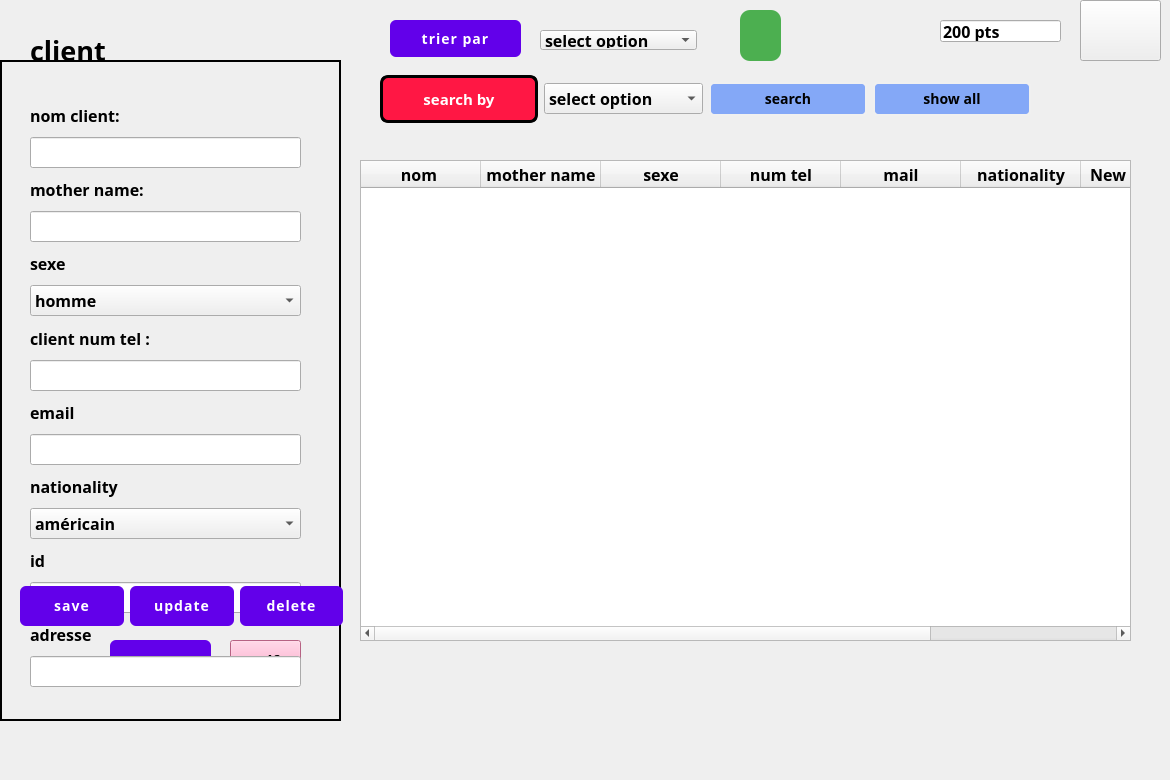
    <widget class="QWidget" name="messages_page_2">
     <property name="font">
      <font>
       <family>Segoe UI Black</family>
       <pointsize>12</pointsize>
       <bold>true</bold>
      </font>
     </property>
     <widget class="QLabel" name="label_103">
      <property name="geometry">
       <rect>
        <x>30</x>
        <y>710</y>
        <width>211</width>
        <height>61</height>
       </rect>
      </property>
      <property name="font">
       <font>
        <family>Segoe UI Black</family>
        <pointsize>12</pointsize>
        <bold>true</bold>
       </font>
      </property>
      <property name="text">
       <string/>
      </property>
     </widget>
     <widget class="QLabel" name="label_104">
      <property name="geometry">
       <rect>
        <x>0</x>
        <y>60</y>
        <width>341</width>
        <height>661</height>
       </rect>
      </property>
      <property name="styleSheet">
       <string notr="true">border: 2px solid black;</string>
      </property>
      <property name="text">
       <string/>
      </property>
     </widget>
     <widget class="QPushButton" name="pushButton_80">
      <property name="geometry">
       <rect>
        <x>110</x>
        <y>640</y>
        <width>101</width>
        <height>41</height>
       </rect>
      </property>
      <property name="styleSheet">
       <string notr="true">QPushButton {
    background-color: #6200ea;
    color: white;
    border-radius: 6px;
    padding: 10px 24px;
    font-size: 14px;
    letter-spacing: 1px;
    text-transform: uppercase;
    transition: background-color 0.3s ease;
}
QPushButton:hover {
    background-color: #3700b3;
}
QPushButton:pressed {
    background-color: #30009c;
}</string>
      </property>
      <property name="text">
       <string>reset</string>
      </property>
     </widget>
     <widget class="QWidget" name="layoutWidget_11">
      <property name="geometry">
       <rect>
        <x>380</x>
        <y>70</y>
        <width>651</width>
        <height>58</height>
       </rect>
      </property>
      <layout class="QHBoxLayout" name="horizontalLayout_27">
       <item>
        <widget class="QPushButton" name="pushButton_81">
         <property name="styleSheet">
          <string notr="true">QPushButton {
    background-color: #ff1744;
    color: white;
    border: 3px solid #000000;
    border-radius: 8px;
    padding: 10px 25px;
    font-size: 15px;
    font-weight: bold;
    box-shadow: 5px 5px 0 #000000;
    transition: box-shadow 0.2s ease, background-color 0.2s ease;
}
QPushButton:hover {
    background-color: #f01440;
    box-shadow: 3px 3px 0 #000000;
}
QPushButton:pressed {
    background-color: #d01235;
    box-shadow: 1px 1px 0 #000000;
}
</string>
         </property>
         <property name="text">
          <string>search by</string>
         </property>
        </widget>
       </item>
       <item>
        <widget class="QComboBox" name="comboBox_12">
         <item>
          <property name="text">
           <string>select option</string>
          </property>
         </item>
         <item>
          <property name="text">
           <string>sexe</string>
          </property>
         </item>
         <item>
          <property name="text">
           <string>id</string>
          </property>
         </item>
        </widget>
       </item>
       <item>
        <widget class="QPushButton" name="pushButton_82">
         <property name="styleSheet">
          <string notr="true">  font-size: 14px;
    padding: 5px 10px;
    border: 2px solid #f0f0f0;
    border-radius: 5px;
    background-color: #84a8f7;
</string>
         </property>
         <property name="text">
          <string>search</string>
         </property>
        </widget>
       </item>
       <item>
        <widget class="QPushButton" name="pushButton_83">
         <property name="styleSheet">
          <string notr="true">  font-size: 14px;
    padding: 5px 10px;
    border: 2px solid #f0f0f0;
    border-radius: 5px;
    background-color: #84a8f7;
</string>
         </property>
         <property name="text">
          <string>show all</string>
         </property>
        </widget>
       </item>
      </layout>
     </widget>
     <widget class="QTableWidget" name="tableWidget_7">
      <property name="geometry">
       <rect>
        <x>360</x>
        <y>160</y>
        <width>771</width>
        <height>481</height>
       </rect>
      </property>
      <property name="focusPolicy">
       <enum>Qt::FocusPolicy::NoFocus</enum>
      </property>
      <property name="showGrid">
       <bool>false</bool>
      </property>
      <attribute name="horizontalHeaderMinimumSectionSize">
       <number>50</number>
      </attribute>
      <attribute name="horizontalHeaderDefaultSectionSize">
       <number>120</number>
      </attribute>
      <attribute name="horizontalHeaderStretchLastSection">
       <bool>true</bool>
      </attribute>
      <attribute name="verticalHeaderVisible">
       <bool>false</bool>
      </attribute>
      <column>
       <property name="text">
        <string>nom </string>
       </property>
      </column>
      <column>
       <property name="text">
        <string>mother name</string>
       </property>
      </column>
      <column>
       <property name="text">
        <string>sexe</string>
       </property>
      </column>
      <column>
       <property name="text">
        <string>num tel</string>
       </property>
      </column>
      <column>
       <property name="text">
        <string>mail</string>
       </property>
      </column>
      <column>
       <property name="text">
        <string>nationality</string>
       </property>
      </column>
      <column>
       <property name="text">
        <string>New Column</string>
       </property>
      </column>
      <column>
       <property name="text">
        <string>adresse</string>
       </property>
      </column>
     </widget>
     <widget class="QLabel" name="label_105">
      <property name="geometry">
       <rect>
        <x>30</x>
        <y>30</y>
        <width>161</width>
        <height>41</height>
       </rect>
      </property>
      <property name="font">
       <font>
        <family>Segoe UI Black</family>
        <pointsize>20</pointsize>
        <bold>true</bold>
       </font>
      </property>
      <property name="text">
       <string>client</string>
      </property>
     </widget>
     <widget class="QPushButton" name="pushButton_84">
      <property name="geometry">
       <rect>
        <x>230</x>
        <y>640</y>
        <width>71</width>
        <height>41</height>
       </rect>
      </property>
      <property name="styleSheet">
       <string notr="true">background-color: rgb(255, 137, 184);</string>
      </property>
      <property name="text">
       <string>pdf</string>
      </property>
      <property name="icon">
       <iconset>
        <normaloff>../../Downloads/wetransfer_sidemenu_2024-10-04_1548/sidemenu/im/picture_as_pdf_24dp_5F6368_FILL0_wght400_GRAD0_opsz24.png</normaloff>../../Downloads/wetransfer_sidemenu_2024-10-04_1548/sidemenu/im/picture_as_pdf_24dp_5F6368_FILL0_wght400_GRAD0_opsz24.png</iconset>
      </property>
     </widget>
     <widget class="QPushButton" name="pushButton_85">
      <property name="geometry">
       <rect>
        <x>740</x>
        <y>10</y>
        <width>41</width>
        <height>51</height>
       </rect>
      </property>
      <property name="styleSheet">
       <string notr="true">QPushButton {
    background-color: #4CAF50;        /* Green background */
    color: white;                     /* White text */
    border: none;                     /* No border for a clean look */
    border-radius: 10px;              /* Rounded corners */
    padding: 10px 20px;               /* Padding */
    font-size: 16px;                  /* Text size */
    font-weight: bold;                /* Bold text */
    box-shadow: 3px 3px 10px rgba(0, 0, 0, 0.3); /* Shadow effect */
}

QPushButton:hover {
    background-color: #45a049;        /* Darker green on hover */
}

QPushButton:pressed {
    background-color: #3e8e41;        /* Darker green on press */
}

QPushButton:disabled {
    background-color: #cccccc;        /* Gray background when disabled */
    color: #666666;                   /* Gray text when disabled */
}
</string>
      </property>
      <property name="text">
       <string/>
      </property>
      <property name="icon">
       <iconset>
        <normaloff>../../Downloads/wetransfer_sidemenu_2024-10-04_1548/sidemenu/m/pngtree-vector-pie-chart-icon-png-image_4894574.jpg</normaloff>../../Downloads/wetransfer_sidemenu_2024-10-04_1548/sidemenu/m/pngtree-vector-pie-chart-icon-png-image_4894574.jpg</iconset>
      </property>
      <property name="iconSize">
       <size>
        <width>50</width>
        <height>50</height>
       </size>
      </property>
     </widget>
     <widget class="QPushButton" name="pushButton_86">
      <property name="geometry">
       <rect>
        <x>390</x>
        <y>20</y>
        <width>131</width>
        <height>37</height>
       </rect>
      </property>
      <property name="styleSheet">
       <string notr="true">QPushButton {
    background-color: #6200ea;
    color: white;
    border-radius: 6px;
    padding: 10px 24px;
    font-size: 14px;
    letter-spacing: 1px;
    text-transform: uppercase;
    transition: background-color 0.3s ease;
}
QPushButton:hover {
    background-color: #3700b3;
}
QPushButton:pressed {
    background-color: #30009c;
}</string>
      </property>
      <property name="text">
       <string>trier par</string>
      </property>
     </widget>
     <widget class="QComboBox" name="comboBox_27">
      <property name="geometry">
       <rect>
        <x>540</x>
        <y>30</y>
        <width>157</width>
        <height>20</height>
       </rect>
      </property>
      <item>
       <property name="text">
        <string>select option</string>
       </property>
      </item>
      <item>
       <property name="text">
        <string>contact</string>
       </property>
      </item>
      <item>
       <property name="text">
        <string>room no</string>
       </property>
      </item>
     </widget>
     <widget class="QWidget" name="layoutWidget_12">
      <property name="geometry">
       <rect>
        <x>30</x>
        <y>100</y>
        <width>271</width>
        <height>587</height>
       </rect>
      </property>
      <layout class="QVBoxLayout" name="verticalLayout_12">
       <item>
        <widget class="QLabel" name="label_106">
         <property name="font">
          <font>
           <family>Segoe UI Black</family>
           <pointsize>12</pointsize>
           <bold>true</bold>
          </font>
         </property>
         <property name="text">
          <string>nom client:</string>
         </property>
        </widget>
       </item>
       <item>
        <widget class="QLineEdit" name="lineEdit_30"/>
       </item>
       <item>
        <widget class="QLabel" name="label_107">
         <property name="font">
          <font>
           <family>Segoe UI Black</family>
           <pointsize>12</pointsize>
           <bold>true</bold>
          </font>
         </property>
         <property name="text">
          <string>mother name:</string>
         </property>
        </widget>
       </item>
       <item>
        <widget class="QLineEdit" name="lineEdit_31"/>
       </item>
       <item>
        <widget class="QLabel" name="label_108">
         <property name="font">
          <font>
           <family>Segoe UI Black</family>
           <pointsize>12</pointsize>
           <bold>true</bold>
          </font>
         </property>
         <property name="text">
          <string>sexe</string>
         </property>
        </widget>
       </item>
       <item>
        <widget class="QComboBox" name="comboBox_13">
         <item>
          <property name="text">
           <string>homme</string>
          </property>
         </item>
         <item>
          <property name="text">
           <string>femme</string>
          </property>
         </item>
        </widget>
       </item>
       <item>
        <widget class="QLabel" name="label_109">
         <property name="font">
          <font>
           <family>Segoe UI Black</family>
           <pointsize>12</pointsize>
           <bold>true</bold>
          </font>
         </property>
         <property name="text">
          <string>client num tel :</string>
         </property>
        </widget>
       </item>
       <item>
        <widget class="QLineEdit" name="lineEdit_32"/>
       </item>
       <item>
        <widget class="QLabel" name="label_110">
         <property name="font">
          <font>
           <family>Segoe UI Black</family>
           <pointsize>12</pointsize>
           <bold>true</bold>
          </font>
         </property>
         <property name="text">
          <string>email</string>
         </property>
        </widget>
       </item>
       <item>
        <widget class="QLineEdit" name="lineEdit_33"/>
       </item>
       <item>
        <widget class="QLabel" name="label_111">
         <property name="font">
          <font>
           <family>Segoe UI Black</family>
           <pointsize>12</pointsize>
           <bold>true</bold>
          </font>
         </property>
         <property name="text">
          <string>nationality</string>
         </property>
        </widget>
       </item>
       <item>
        <widget class="QComboBox" name="comboBox_14">
         <item>
          <property name="text">
           <string>américain</string>
          </property>
         </item>
         <item>
          <property name="text">
           <string>africain</string>
          </property>
         </item>
        </widget>
       </item>
       <item>
        <widget class="QLabel" name="label_112">
         <property name="font">
          <font>
           <family>Segoe UI Black</family>
           <pointsize>12</pointsize>
           <bold>true</bold>
          </font>
         </property>
         <property name="text">
          <string>id</string>
         </property>
        </widget>
       </item>
       <item>
        <widget class="QLineEdit" name="lineEdit_34"/>
       </item>
       <item>
        <widget class="QLabel" name="label_113">
         <property name="font">
          <font>
           <family>Segoe UI Black</family>
           <pointsize>12</pointsize>
           <bold>true</bold>
          </font>
         </property>
         <property name="text">
          <string>adresse</string>
         </property>
        </widget>
       </item>
       <item>
        <widget class="QLineEdit" name="lineEdit_35"/>
       </item>
      </layout>
     </widget>
     <widget class="QWidget" name="layoutWidget_13">
      <property name="geometry">
       <rect>
        <x>20</x>
        <y>580</y>
        <width>323</width>
        <height>52</height>
       </rect>
      </property>
      <layout class="QHBoxLayout" name="horizontalLayout_28">
       <item>
        <widget class="QPushButton" name="pushButton_87">
         <property name="styleSheet">
          <string notr="true">QPushButton {
    background-color: #6200ea;
    color: white;
    border-radius: 6px;
    padding: 10px 24px;
    font-size: 14px;
    letter-spacing: 1px;
    text-transform: uppercase;
    transition: background-color 0.3s ease;
}
QPushButton:hover {
    background-color: #3700b3;
}
QPushButton:pressed {
    background-color: #30009c;
}
</string>
         </property>
         <property name="text">
          <string>save</string>
         </property>
        </widget>
       </item>
       <item>
        <widget class="QPushButton" name="pushButton_88">
         <property name="styleSheet">
          <string notr="true">QPushButton {
    background-color: #6200ea;
    color: white;
    border-radius: 6px;
    padding: 10px 24px;
    font-size: 14px;
    letter-spacing: 1px;
    text-transform: uppercase;
    transition: background-color 0.3s ease;
}
QPushButton:hover {
    background-color: #3700b3;
}
QPushButton:pressed {
    background-color: #30009c;
}</string>
         </property>
         <property name="text">
          <string>update</string>
         </property>
        </widget>
       </item>
       <item>
        <widget class="QPushButton" name="pushButton_89">
         <property name="styleSheet">
          <string notr="true">QPushButton {
    background-color: #6200ea;
    color: white;
    border-radius: 6px;
    padding: 10px 24px;
    font-size: 14px;
    letter-spacing: 1px;
    text-transform: uppercase;
    transition: background-color 0.3s ease;
}
QPushButton:hover {
    background-color: #3700b3;
}
QPushButton:pressed {
    background-color: #30009c;
}</string>
         </property>
         <property name="text">
          <string>delete</string>
         </property>
        </widget>
       </item>
      </layout>
     </widget>
     <widget class="QPushButton" name="pushButton_90">
      <property name="geometry">
       <rect>
        <x>1080</x>
        <y>0</y>
        <width>81</width>
        <height>61</height>
       </rect>
      </property>
      <property name="text">
       <string/>
      </property>
      <property name="icon">
       <iconset>
        <normaloff>../../Pictures/154373502-argent-bonus-icône-de-points-de-fidélité-symbole-du-programme-de-remise-motif-de-cercles-jaunes.jpg</normaloff>../../Pictures/154373502-argent-bonus-icône-de-points-de-fidélité-symbole-du-programme-de-remise-motif-de-cercles-jaunes.jpg</iconset>
      </property>
      <property name="iconSize">
       <size>
        <width>80</width>
        <height>80</height>
       </size>
      </property>
     </widget>
     <widget class="QLineEdit" name="lineEdit_36">
      <property name="geometry">
       <rect>
        <x>940</x>
        <y>20</y>
        <width>121</width>
        <height>22</height>
       </rect>
      </property>
      <property name="text">
       <string>200 pts</string>
      </property>
     </widget>
    </widget>
